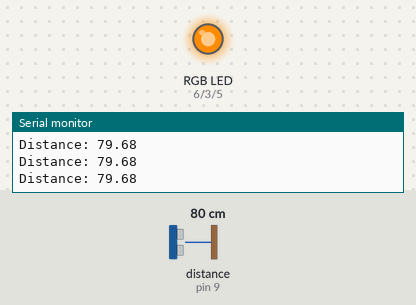
This sketch was run on a simulated Arduino Uno, built with avr-gcc and run on an emulated ATmega328P. Shown: an RGB LED mixed from three pins (HIGH = lit), the last lines printed to the serial monitor. Wiring (inferred from the names in the program): ultrasonic range finder: trigger pin 10; echo pin 9. The test bench sets the inputs (shaded band); at power-on: distance to the obstacle (sensor on pin 9) 80 cm. The echo pulse lasts 58.3 µs per cm; pins used as bus, display or sensor lines are not drawn.

Above: at 1.2 s.
1.3 s: distance to the obstacle (sensor on pin 9) set to 2 cm
At 2.2 s:
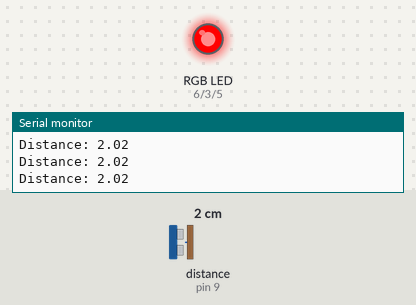
2.8 s: distance to the obstacle (sensor on pin 9) set to 120 cm
At 4.0 s:
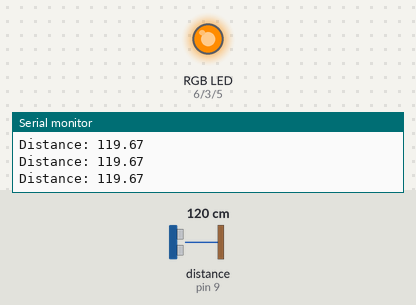
4.3 s: distance to the obstacle (sensor on pin 9) set to 125 cm
At 5.6 s:
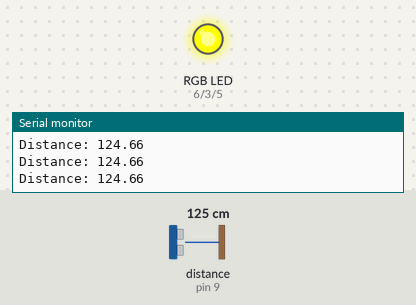
7.3 s: distance to the obstacle (sensor on pin 9) set to 196 cm
10.3 s: distance to the obstacle (sensor on pin 9) set to 203 cm
At 11.0 s:
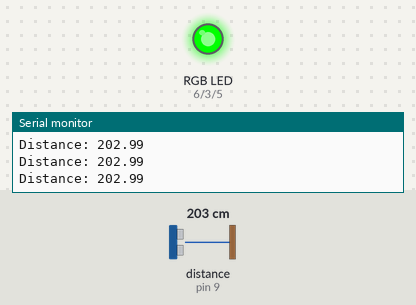
11.8 s: distance to the obstacle (sensor on pin 9) set to 18 cm
At 13.2 s:
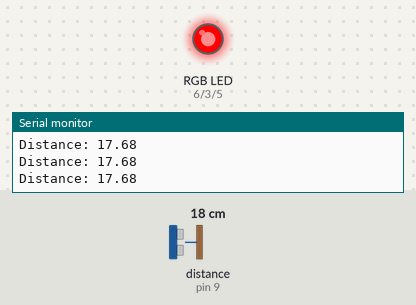
Timing chart, 0 to 14.3 s (numbered marks = the images above; inputs shaded):
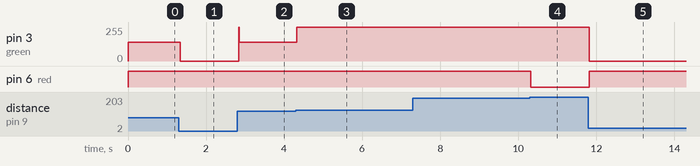

The sketch:

atividade_4_emelyn1.ino
```cpp
// C++ code
//
#define trigger 10
#define echo 9

#define green 3
#define blue 5
#define red 6

float duration, distance;
void setup()
{
  pinMode(red, OUTPUT);
  pinMode(green, OUTPUT);
  pinMode(blue, OUTPUT);

  pinMode(trigger, OUTPUT);//pino de saida
  pinMode(echo, INPUT);//recebe o sinal de volta
  Serial.begin(9600);//comunicação serial pra ficar lendo

}

void loop()
{
  digitalWrite(trigger, LOW);
  delayMicroseconds(2);

  digitalWrite(trigger, HIGH);
  delayMicroseconds(10);
  digitalWrite(trigger, LOW);

  duration = pulseIn(echo, HIGH);
  distance = (duration*0.0343)/2;
  Serial.print("Distance: ");
  Serial.println(distance);

  if(distance < 30){ //cor vermelha
    digitalWrite(red, HIGH );
    digitalWrite(green, LOW);
    digitalWrite(blue, LOW);

  }else if(distance >=30 && distance<120){//cor laranja
     analogWrite(red, 255);
     analogWrite(green, 140);
     analogWrite(blue, 0);

  }else if(distance >=120 && distance<200){//cor amarela
     analogWrite(red, 255);
     analogWrite(green, 255);
     analogWrite(blue, 0);

  }else if(distance >=200 && distance<300){//cor verde
     digitalWrite(red, LOW);
     digitalWrite(green, HIGH);
     digitalWrite(blue, LOW);

  }else if(distance >=300){//cor azul
    digitalWrite(red, LOW);
    digitalWrite(green, LOW);
    digitalWrite(blue, HIGH);

  }else{//o led não acenderá
  	digitalWrite(red, LOW);
    digitalWrite(green, LOW);
    digitalWrite(blue, LOW);
  }


}
```

Measured:
- the behaviour switches between 120 and 121 cm on distance to the obstacle (sensor on pin 9) (found by bisection; images 2 and 3)
- the behaviour switches between 200 and 201 cm on distance to the obstacle (sensor on pin 9) (found by bisection; images 3 and 4)
- after the input at 1.3 s, pin 3 (green): 140/255 → 0/255 at once
- after the input at 2.8 s, pin 3 (green): 0/255 → 140/255 at once
- after the input at 4.3 s, pin 3 (green): 140/255 → 255/255 at once
- after the input at 10.3 s, pin 6 (red): HIGH → LOW at once
- after the input at 11.8 s, pin 3 (green): 255/255 → 0/255 at once; pin 6 (red): LOW → HIGH at once
